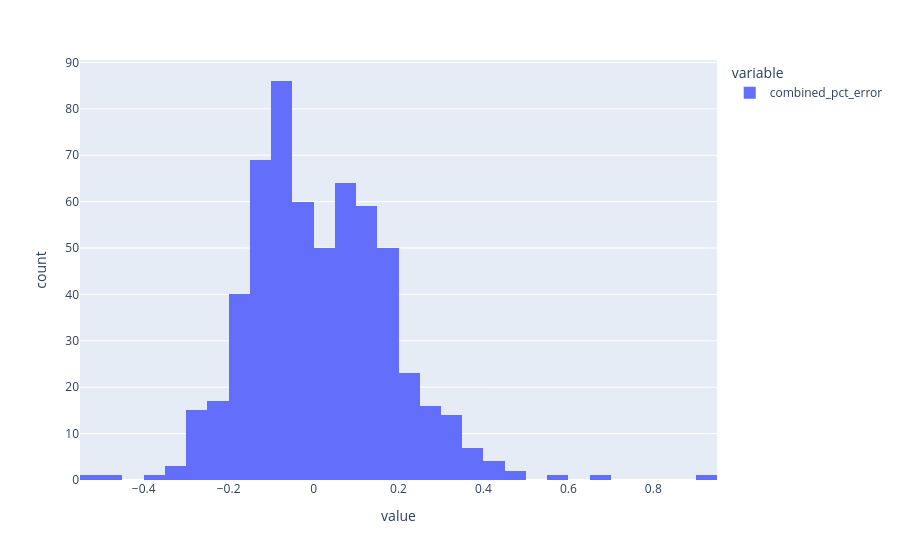

Notebook cell for this chart:
### Code cell
import plotly.express as px
px.histogram(inst_model_df[targ])

### Figure 1 — Plotly figure (JSON) as saved in the notebook; plotly's stock layout.template omitted (floating-point values rounded to 4 significant figures; data arrays with more than 128 entries replaced by an {"elided": "..."} marker saying what was removed)
{"data": [{"bingroup": "x", "hovertemplate": "variable=combined_pct_error<br>value=%{x}<br>count=%{y}<extra></extra>", "legendgroup": "combined_pct_error", "marker": {"color": "#636efa", "pattern": {"shape": ""}}, "name": "combined_pct_error", "orientation": "v", "showlegend": true, "type": "histogram", "x": {"elided": "585 float values"}, "xaxis": "x", "yaxis": "y"}], "layout": {"barmode": "relative", "legend": {"title": {"text": "variable"}, "tracegroupgap": 0}, "margin": {"t": 60}, "xaxis": {"anchor": "y", "domain": [0, 1], "title": {"text": "value"}}, "yaxis": {"anchor": "x", "domain": [0, 1], "title": {"text": "count"}}}}
